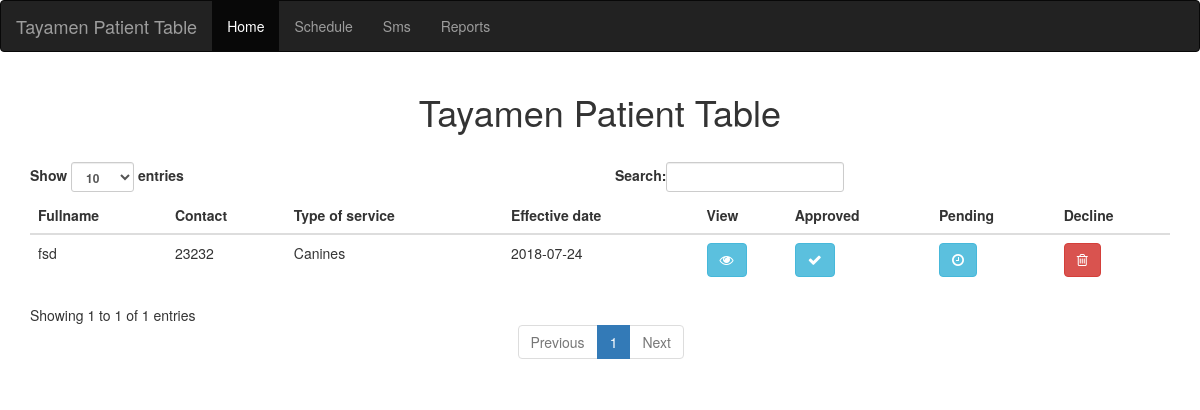
/admin_nav.php, run on the app's committed database.
### tables this page shows
CREATE TABLE `patient_form` (
  `patient_id` int(11) NOT NULL,
  `user_id` int(11) NOT NULL,
  `fullname` varchar(50) NOT NULL,
  `age` int(11) NOT NULL,
  `religion` varchar(50) NOT NULL,
  `nationality` varchar(50) NOT NULL,
  `type_service` varchar(100) NOT NULL,
  `occupation` varchar(50) NOT NULL,
  `dental_insurance` varchar(50) NOT NULL,
  `effective_date` date NOT NULL,
  `p_guardian_name` varchar(50) NOT NULL,
  `referring` varchar(50) NOT NULL,
  `r_dental_consultation` varchar(50) NOT NULL,
  `predental_history` varchar(50) NOT NULL,
  `gender` varchar(50) NOT NULL,
  `nickname` varchar(50) NOT NULL,
  `home_no` int(20) NOT NULL,
  `office_no` int(20) NOT NULL,
  `fax_no` int(20) NOT NULL,
  `contact_no` varchar(50) NOT NULL,
  `email` varchar(50) NOT NULL,
  `name_physician` varchar(50) NOT NULL,
  `office_address` varchar(50) NOT NULL,
  `specialty_applicable` varchar(50) NOT NULL,
  `are_good_health` varchar(50) NOT NULL,
  `medical_treatment` text NOT NULL,
  `illness_operation` text NOT NULL,
  `hospitalized_history` text NOT NULL,
  `prescription_non` text NOT NULL,
  `tobacco_products` varchar(50) NOT NULL,
  `alcohol_drugs` varchar(50) NOT NULL,
  `allergic_following` text NOT NULL,
  `blood_type` varchar(50) NOT NULL,
  `blood_preassure` varchar(50) NOT NULL,
  `illnessbox` text NOT NULL,
  `type` varchar(100) NOT NULL,
  `status` tinyint(4) NOT NULL DEFAULT '0',
  `password` varchar(100) NOT NULL
);

### admin_nav.php (the view, shortened to what this page needs)
<!DOCTYPE html>
<html lang="en">
<head>
  <link rel="stylesheet" href="https://maxcdn.bootstrapcdn.com/bootstrap/3.3.7/css/bootstrap.min.css">
   <link rel="stylesheet" href="assets/css/font-awesome.min.css">
</head>
<body>
<nav class="navbar navbar-inverse">
  <div class="container-fluid">
    <div class="navbar-header">
      <a class="navbar-brand" href="#">Tayamen Patient Table</a>
    </div>
    <ul class="nav navbar-nav">
      <li class="active"><a href="admin_panel.php">Home</a></li>
      <li><a href="#">Schedule</a></li>
      <li><a href="#">Sms</a></li>
      <li><a href="#">Reports</a></li>
    </ul>
  </div>
</nav>
<div class="container">
    <h1 align="center">Tayamen Patient Table</h1>
    <br>
<table class="table">
        <thead>
            <tr>
                <th>Fullname</th>
                <th>Contact</th>
                <th>Type of service</th>
                <th>Effective date</th>
                <th>View</th>
                <th>Approved</th>
                <th>Pending</th>
                  <th>Decline</th>
            </tr>
        </thead>
        <tbody>
            <?php
                $connection = mysqli_connect("localhost", "root", "", "dental");
                $results = mysqli_query($connection, "SELECT * FROM patient_form where type = 'patient' and status = '0' ORDER BY user_id desc");
                while ($row = mysqli_fetch_array($results)):
            ?>
            <tr>
                <td><?php echo $row['fullname'];?></td>
                <td><?php echo $row['contact_no'];?></td>
                <td><?php echo $row['type_service'];?></td>
                <td><?php echo $row['effective_date'];?></td>
                 <td>
                <a class="btn btn-outline btn-info fa fa-eye" href="viewpatient_answer.php?user_id=<?php echo $row['user_id'];?>"></a>
              </td>
               <td>
                <a class="btn btn-outline btn-info fa fa-check" href="admin_approved.php?user_id=<?php echo $row['user_id'];?>"></a>
              </td>
               <td>
                <a class="btn btn-outline btn-info fa fa-clock-o" href="pending.php?user_id="></a>
              </td>
               <td>
                <a class="btn btn-outline btn-danger fa fa-trash-o" href="admin_deleted_request.php?user_id=<?php echo $row['user_id'];?>"></a>
              </td>
            </tr>
            <?php endwhile; ?>
        </tbody>
</table>
</div>
<link rel="stylesheet"  href="bootstrap.css">
</body>
</html>

### data on the page
patient_form: fullname "fsd", contact_no "23232", type_service "Canines", effective_date "2018-07-24"
